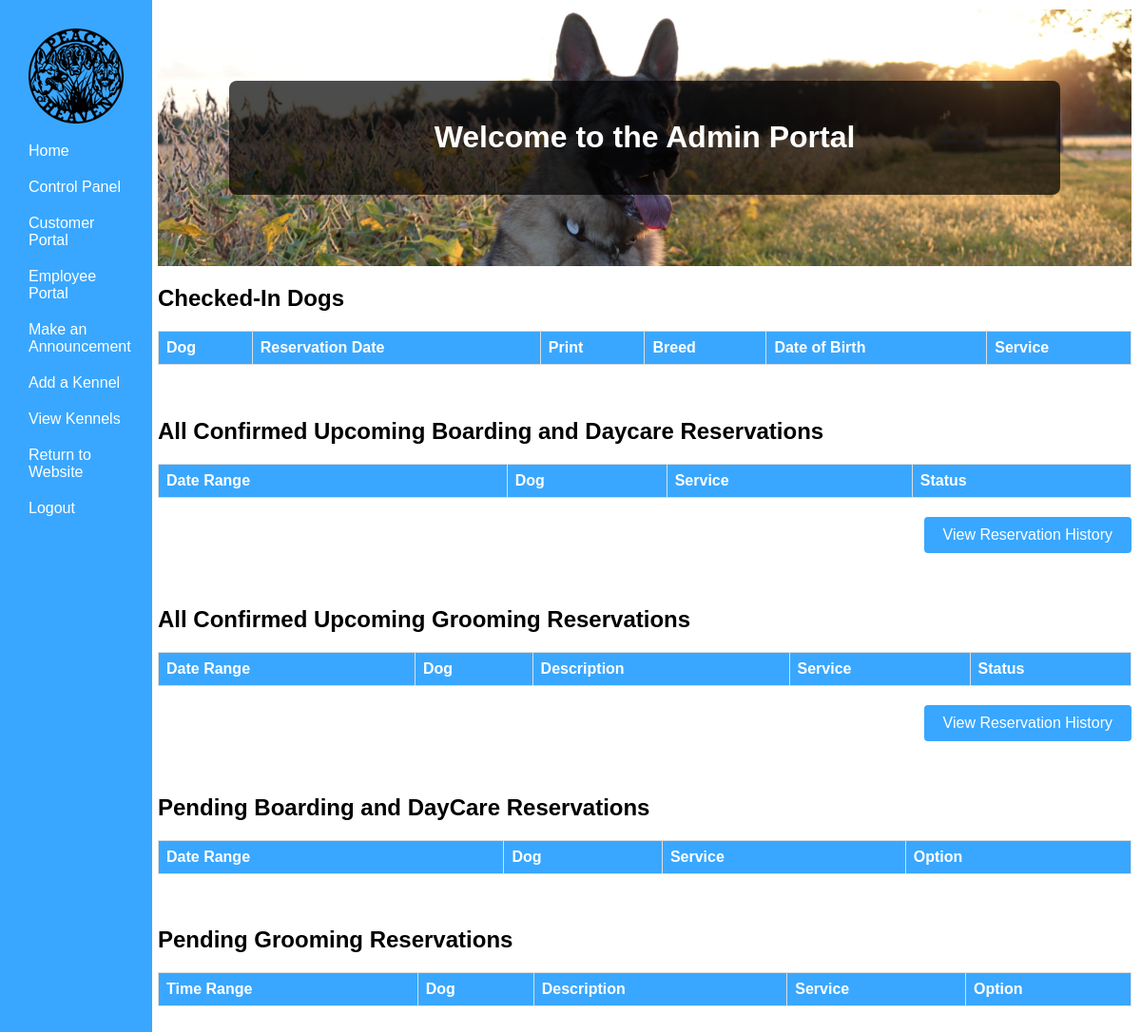
Page /php/AdminPortal/AdminHome.php (signed in) on the earlier database version.
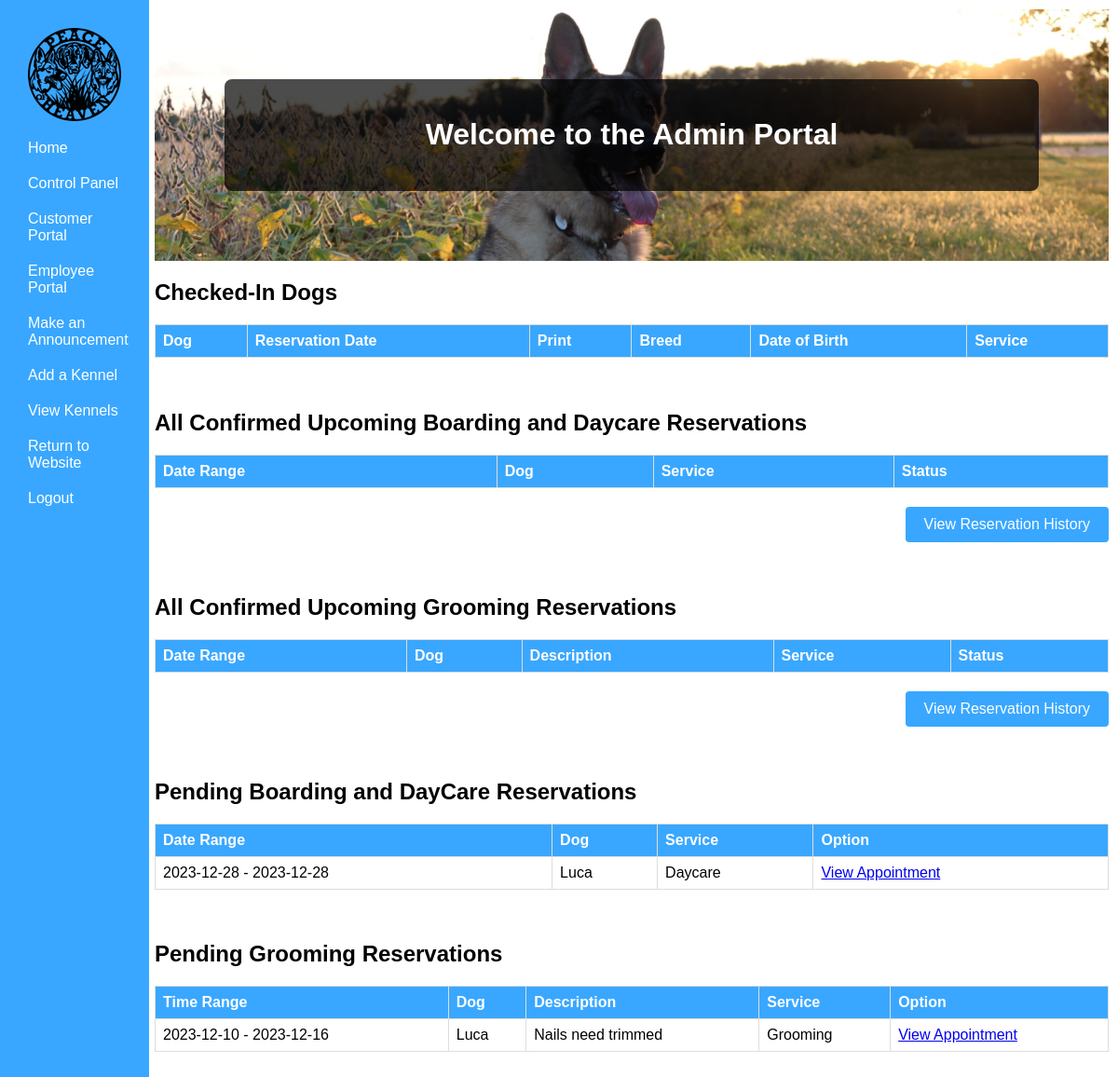
Same page on the later database version.
### tables this page shows
CREATE TABLE `reservation` (
  `Res_ID` int(11) NOT NULL,
  `ResStartTime` date NOT NULL,
  `ResEndTime` date NOT NULL,
  `EmerContact` varchar(255) NOT NULL,
  `EmerPhone` varchar(12) NOT NULL,
  `isCheckedIn` tinyint(1) NOT NULL,
  `ServiceType` text NOT NULL,
  `isApproved` tinyint(1) NOT NULL,
  `ResDesc` varchar(500) NOT NULL,
  `isFinished` tinyint(1) NOT NULL,
  `CustID` int(11) NOT NULL,
  `DogID` int(11) NOT NULL,
  `KennelID` int(11) NOT NULL
);

CREATE TABLE `dog` (
  `DogID` int(11) NOT NULL,
  `DogName` varchar(30) NOT NULL,
  `Breed` varchar(30) NOT NULL,
  `DogDOB` date NOT NULL,
  `Sex` char(1) NOT NULL,
  `isFixed` tinyint(1) NOT NULL,
  `Weight` int(3) NOT NULL,
  `Color` varchar(16) NOT NULL,
  `HasForms` tinyint(1) NOT NULL DEFAULT 0,
  `DogOtherInfo` varchar(500) NOT NULL,
  `CustID` int(11) NOT NULL
);

CREATE TABLE `grooming_reservation` (
  `GroomResID` int(11) NOT NULL,
  `ResStartDate` date NOT NULL,
  `ResEndDate` date NOT NULL,
  `EmerContact` varchar(255) NOT NULL,
  `EmerPhone` varchar(12) NOT NULL,
  `isApproved` tinyint(1) NOT NULL DEFAULT 0,
  `GroomingDesc` varchar(500) NOT NULL,
  `isFinished` tinyint(1) NOT NULL DEFAULT 0,
  `CustID` int(11) NOT NULL,
  `DogID` int(11) NOT NULL
);

### php/UserHandling/classes/Config.php (called while the page is built)
<?php
class Config {
    public static function get($path = null) {
        if($path) {
            $config = $GLOBALS['config'];
            $path = explode('/',$path);
            foreach($path as $bit ) {
                if(isset($config[$bit])) {
                    $config = $config[$bit];
                } else {
                    return false;
                }
            }
            return $config;
        }
        return false;
    }
}

### php/UserHandling/classes/DB.php (called while the page is built, shortened)
<?php
class DB {
    private static $_instance = null;
    private $_pdo,
            $_query,
            $_lastQuery,
            $_error = false,
            $_results,
            $_count = 0;
    private function __construct() {
        try {
            $this->_pdo = new PDO('mysql:host=' . Config::get('mysql/host') . ';dbname=' . Config::get('mysql/db'),Config::get('mysql/username'), Config::get('mysql/password'));
        } catch (PDOException $e) {
            die($e->getMessage());
        }
    }
    public static function getInstance() {
        if(!isset(self::$_instance)) {
            self::$_instance = new DB();
        }
        return self::$_instance;
    }
    public function query($sql, $params = array()) {
        $this->_error = false;
        if($this->_query = $this->_pdo->prepare($sql)) {
            $x=1;
            if(count($params)) {
                foreach($params as $param) {
                    $this->_query->bindValue($x, $param);
                    $x++;
                }
            }
            if($this->_query->execute()) {
                $this->_results = $this->_query->fetchAll(PDO::FETCH_OBJ);
                $this->_count = $this->_query->rowCount();
            } else {
                $this->_error = true;
            }
        }
        return $this;
    }
    public function get($table, $where) {
        return $this->action('SELECT *', $table, $where);
    }
    public function results() {
        return $this->_results;
    }
    public function first() {
        return $this->results()[0];
    }
    private function action ($action, $table, $where = array()) {
        if(count($where) === 3) {
            $operators = array('=','>','<','<=','>=');
            $field      = $where[0];
            $operator   = $where[1];
            $value      = $where[2];
            if (in_array($operator, $operators)) {
                $sql = "{$action} FROM {$table} WHERE {$field} {$operator} ?";
                if(!$this->query($sql,array($value))->error()) {
                    return $this;
                }
            }
        }
        return false;
    }
    public function count() {
        return $this->_count;
    }
    public function error() {
        return $this->_error;
    }
}

### php/UserHandling/classes/User.php (called while the page is built, shortened)
<?php
class User {
    private $_db,
            $_data,
            $_sessionName,
            $_cookieName,
            $_isLoggedIn;
    public function __construct($user = null) {
        $this->_db = DB::getInstance();
        $this->_sessionName = Config::get('session/session_name');
        if(!$user) {
            if(Session::exists($this->_sessionName)) {
                $user = Session::get($this->_sessionName);
                if($this->find($user)) {
                    $this->_isLoggedIn = true;
                } else {
                }
            }
        } else {
            $this->find($user);
        }
    }
    public function find($user = null) {
        if($user) {
            $field = (is_numeric($user)) ? 'id' : 'username';
            $data = $this->_db->get('users', array($field, '=', $user));
            if($data->count() > 0) {
                $this->_data = $data->first();
                return true;
            }
        }
        return false;
    }
    public function data() {
        return $this->_data;
    }
    public function isLoggedIn() {
        return $this->_isLoggedIn;
    }
}

### php/UserHandling/classes/Session.php (called while the page is built, shortened)
<?php
class Session {
    public static function exists($name) {
        return (isset($_SESSION[$name])) ? true : false;
    }
    public static function get($name) {
        return $_SESSION[$name];
    }
}

### php/UserHandling/classes/Reservation.php (called while the page is built, shortened)
<?php
class Reservation {
    private $_db,
            $_reservationData;
    public function __construct($service, array $dogs) {
        $this->_db = DB::getInstance();
    }
    public function getReservationData()
    {
        return $this->_reservationData;
    }
    public function getUnapprovedReservations(){
        $data = $this->_db->get('reservation', array('isApproved', '=', 0));
        if($data->count() > 0) {
            $this->_reservationData = $data->results();
            return true;
        }else{
            return false;
        }
    }
}

### php/UserHandling/classes/Dog.php (called while the page is built, shortened)
<?php
class Dog {
    private $_db,
            $_dogData,
            $_sessionName;
    public function __construct() {
        $this->_db = DB::getInstance();
    }
    public function findDogInfoWithDogID($dog = null){
        if($dog){
            $fields = 'DogID';
            $data = $this->_db->get('dog', array($fields, '=', $dog));
            if($data->count() > 0) {
                $this->_dogData = $data->first();
                return true;
            }
        }else{
            return false;
        }
    }
    public function data(){
        return $this->_dogData;
    }
}

### php/UserHandling/classes/GroomingReservation.php (called while the page is built, shortened)
<?php
class GroomingReservation {
    private $_db,
            $_groomingReservationData,
            $_sessionName,
            $_cookieName;
    public function __construct($service, array $dogs) {
        $this->_db = DB::getInstance();
    }
    public function getReservationData()
    {
        return $this->_groomingReservationData;
    }
    public function getUnApprovedReservations(){
        $data = $this->_db->get('grooming_reservation', array('isApproved', '=', 0));
        if($data->count() > 0) {
            $this->_groomingReservationData = $data->results();
            return true;
        }else{
            return false;
        }
    }
}

### php/AdminPortal/AdminHome.php (the view, shortened to what this page needs)
<?php
    $user = new User();
    if($user->isLoggedIn()) {
    if($user->data()->group == 3) {
        include("../AdminPortal/AdminNavBar.php");
    }
?>
<!DOCTYPE html>
<html>
<head>
    <link rel="stylesheet" href="/PeaceOfHeavenWebPage/css/AdminHome.css">
</head>
<body>
    <div class=content>
        <div class="header">
            <div class="welcome-box">
            <h1>Welcome to the Admin Portal</h1>
            </div>
        </div>
                <h2>Checked-In Dogs</h2>
        <table>
            <thead>
            <tr>
                <th>Dog</th>
                <th>Reservation Date</th>
                <th>Print</th>
                <th>Breed</th>
                <th>Date of Birth</th>
                <th>Service</th>
            </tr>
            </thead>
        </table>
        <br><br>
        <h2>All Confirmed Upcoming Boarding and Daycare Reservations</h2>
        <table>
            <thead>
            <tr>
                <th>Date Range</th>
                <th>Dog</th>
                <th>Service</th>
                <th>Status</th>
            </tr>
            </thead>
        </table>
        <div class="view-button-container">
        <a href="/PeaceOfHeavenWebPage/php/AdminPortal/ReservationHistory.php">
            <button class="view-button">View Reservation History</button>
        </a>
    </div>
        <br><br>
                <h2>All Confirmed Upcoming Grooming Reservations</h2>
        <table>
            <thead>
            <tr>
                <th>Date Range</th>
                <th>Dog</th>
                <th>Description</th>
                <th>Service</th>
                <th>Status</th>
            </tr>
            </thead>
        </table>
        <div class="view-button-container">
        <a href="/PeaceOfHeavenWebPage/php/AdminPortal/ReservationHistory.php">
            <button class="view-button">View Reservation History</button>
        </a>
    </div>
        <br><br>
        <h2>Pending Boarding and DayCare Reservations </h2>
        <table>
            <thead>
            <tr>
                <th>Date Range</th>
                <th>Dog</th>
                <th>Service</th>
                <th>Option</th>
            </tr>
            </thead>
            <tbody>
            <?php
                $reservation = new Reservation('boarding', array());
                $dog = new Dog();
                $reservation->getUnapprovedReservations();
                $allReservations = $reservation->getReservationData();
                if(!empty($allReservations)) {
                    foreach($allReservations as $reservation) {
                        echo '<tr>';
                        echo '<td>' . $reservation->ResStartTime . ' - ' . $reservation->ResEndTime . '</td>';
                        $dog->findDogInfoWithDogID($reservation->DogID);
                        $dogName = $dog->data()->DogName;
                        echo '<td>' . $dogName . '</td>';
                        echo '<td>' . $reservation->ServiceType .'</td>';
                        echo '<td><a href="../AdminPortal/AppointmentApproval.php?custid=' . $reservation->CustID . '&dogid=' . $reservation->DogID . '&reservationid=' . $reservation->Res_ID . '&service=' . $reservation->ServiceType . '">View Appointment</a></td>';
                        echo '</tr>';
                    }
                }
            ?>
            </tbody>
        </table>
        <br><br>
         <h2>Pending Grooming Reservations </h2>
        <table>
            <thead>
            <tr>
                <th>Time Range</th>
                <th>Dog</th>
                <th>Description</th>
                <th>Service</th>
                <th>Option</th>
            </tr>
            </thead>
            <tbody>
            <?php
            $groomingReservation = new GroomingReservation('Grooming', array());
            $dog = new Dog();
            $groomingReservation->getUnApprovedReservations();
            $allGroomingData = $groomingReservation->getReservationData();
            if(!empty($allGroomingData)){
                foreach ($allGroomingData as $reservationGrooming){
                    echo '<tr>';
                    echo '<td>'. $reservationGrooming->ResStartDate . ' - ' .  $reservationGrooming->ResEndDate.'</td>';
                    $dog->findDogInfoWithDogID($reservationGrooming->DogID);
                    $dogName = $dog->data()->DogName;
                    echo '<td>'. $dogName . '</td>';
                    echo '<td>'. $reservationGrooming->GroomingDesc. '</td>';
                    echo '<td>Grooming</td>';
                    echo '<td><a href="../AdminPortal/AppointmentApproval.php?custid=' . $reservationGrooming->CustID . '&dogid=' . $reservationGrooming->DogID . '&reservationid=' . $reservationGrooming->GroomResID . '&service=Grooming">View Appointment</a></td>';
                    echo '</tr>';
             }
            }
            ?>
            </tbody>
        </table>
        <br><br>
</div>
</body>
</html>
<?php
}else{Redirect::to('../UserHandling/login.php');} ?>

### php/AdminPortal/AdminNavBar.php (shortened to what this page needs)
<!DOCTYPE html>
<html>
<head>
    <link rel="stylesheet" href="/PeaceOfHeavenWebPage/css/CredNavBar.css">
</head>
<body>
    <div class="sidenav">
    <a href='/PeaceOfHeavenWebPage/php/AdminPortal/AdminHome.php' class="Logo"><img src="/PeaceOfHeavenWebPage/Img/POH_Logo.png" width = "100" height = "100"></a>
    <a href='/PeaceOfHeavenWebPage/php/AdminPortal/AdminHome.php'>Home</a>
    <a href='/PeaceOfHeavenWebPage/php/AdminPortal/ControlPanel.php'>Control Panel</a>
    <a href="/PeaceOfHeavenWebPage/php/Customer Portal/CustHome.php">Customer Portal</a>
    <a href="/PeaceOfHeavenWebPage/php/Employee Portal/EmpHome.php">Employee Portal</a>
    <a href='/PeaceOfHeavenWebPage/php/AdminPortal/AnnouncementCreator.php'>Make an Announcement</a>
    <a href='/PeaceOfHeavenWebPage/php/AdminPortal/KennelCreation.php'>Add a Kennel</a>
    <a href='/PeaceOfHeavenWebPage/php/Employee Portal/ViewKennels.php'>View Kennels</a>
    <a href='/PeaceOfHeavenWebPage/php/WebPages/Home.php'>Return to Website</a>
    <a href='/PeaceOfHeavenWebPage/php/UserHandling/logout.php'>Logout</a>
  </div>
</body>
</html>

### css/CredNavBar.css (style rules this page uses)
body { margin: 0; padding: 0; font-family: Arial, sans-serif; }
.sidenav { height: 100%; width: 10%; position: fixed; top: 0; left: 0; background-color: #39A7FF; padding: 20px; }
.sidenav a { display: block; color: #fff; text-decoration: none; padding: 10px; }
.content { margin-left: 75%; padding: 20px; }

### css/AdminHome.css (style rules this page uses)
.content { margin-left: 13%; padding: 10px; }
body { font-family: 'Arial', sans-serif; }
.header { background-image: url('/PeaceOfHeavenWebPage/Img/AdminPortal-Header.jpg'); background-size: cover; background-position: 80% 20%; color: #fff; text-align: center; padding: 75px; }
.welcome-box { background-color: rgba(0, 0, 0, 0.7); padding: 20px; border-radius: 8px; }
table { width: 100%; border-collapse: collapse; margin-top: 20px; }
thead { background-color: #39A7FF; color: white; }
th, td { border: 1px solid #dddddd; text-align: left; padding: 8px; }
.view-button-container { text-align: right; margin-top: 20px; }
.view-button { background-color: #39A7FF; color: white; border: none; padding: 10px 20px; text-align: center; text-decoration: none; display: inline-block; font-size: 16px; cursor: pointer; border-radius: 4px; }

Differences in the rows shown:
added reservation: ResStartTime "2023-12-28", ResEndTime "2023-12-28", DogID.DogName "Luca", ServiceType "Daycare"
added grooming_reservation: ResStartDate "2023-12-10", ResEndDate "2023-12-16", DogID.DogName "Luca", GroomingDesc "Nails need trimmed"
